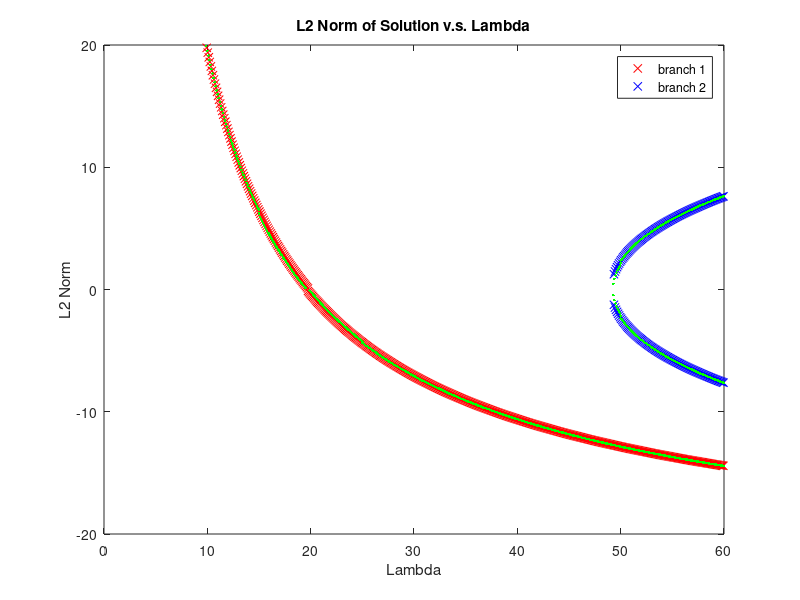

The MATLAB source for this figure:
load a.mat;

plot(norm_b1_hill_x, norm_b1_hill_y, 'rx'); % branch 1 hill
hold on;
plot(norm_b2_hill_x, norm_b2_hill_y, 'bx'); % branch 2 hill
plot(norm_b1_bowl_x, -norm_b1_bowl_y, 'rx'); % branch 1 bowl
plot(norm_b2_bowl_x, -norm_b2_bowl_y, 'bx'); % branch 2 bowl
plot(initial(1, :), initial(2, :), 'g.');
title('L2 Norm of Solution v.s. Lambda');
legend('branch 1', 'branch 2', 'location', 'northeast');
xlabel('Lambda');
ylabel('L2 Norm');
hold off;

xlim([0 60]);
ylim([-20 20]);